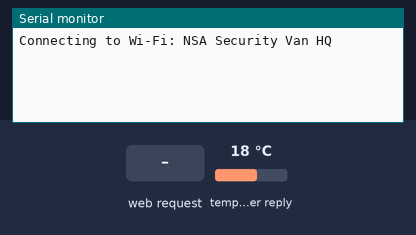
This program was run on a simulated ESP32-S3. On the bench: the last lines printed to the serial monitor. The inputs (shaded band) are chosen by the test bench; at power-on: temperature in the weather reply 18 °C. WiFi joins after 1.5 s; servers stay silent unless stated; the local clock reads 2024-03-15 10:24:30 at power-on unless the program sets it; web services answer with replies made up by the test bench.

Above: at 4.2 s.
4.3 s: HTTP request GET /weather received
At 5.7 s:
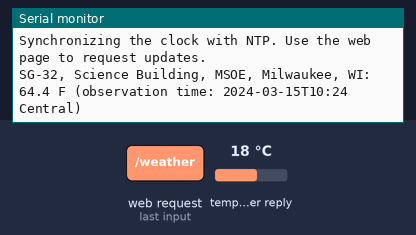
6.0 s: HTTP request GET /clock received
At 6.7 s:
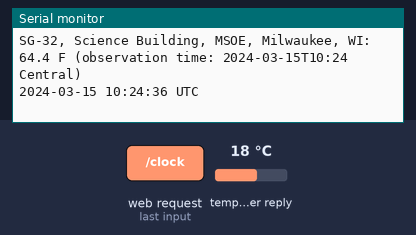

The program:

main.cpp
```cpp
#include <Arduino.h>
#include <ArduinoJson.h>
#include <HTTPClient.h>
#include <WebServer.h>
#include <WiFi.h>
#include <WiFiClient.h>
#include <time.h>

// Enter your Wi-Fi credentials and the coordinates of the desired weather location.
constexpr char wifiSsid[] = "NSA Security Van HQ";
constexpr char wifiPassword[] = "windowstothehallway";
constexpr char locationName[] = "SG-32, Science Building, MSOE, Milwaukee, WI";
constexpr char latitude[] = "43.04302803179632";
constexpr char longitude[] = "-87.90678040825065";

// U.S. Central time: daylight saving starts in March and ends in November.
constexpr char centralTimeZone[] = "CST6CDT,M3.2.0/2,M11.1.0/2";

constexpr char page[] PROGMEM = R"html(
<!doctype html>
<html lang="en">
<head>
  <meta charset="utf-8">
  <meta name="viewport" content="width=device-width, initial-scale=1">
  <title>ESP32 Weather and Time</title>
</head>
<body>
  <h1>ESP32 Weather and Time</h1>
  <p>Weather location: <span id="location"></span></p>
  <p id="weather">Press the button to get the temperature.</p>
  <button id="weatherButton" onclick="update('/weather', 'weather', this)">Update weather</button>
  <p id="clock">Press the button to get Central time.</p>
  <button id="clockButton" onclick="update('/clock', 'clock', this)">Update Central time</button>
  <p id="ledOff">Press the button to turn neopixel off.</p>
  <button id="ledOffButton" onclick="update('/off', 'off', this)">Turn off led</button>
  <p id="ledRed">Press the button to turn neopixel red.</p>
  <button id="ledRedButton" onclick="update('/red', 'red', this)">Turn led red</button>
  <p id="ledGreen">Press the button to turn neopixel green.</p>
  <button id="ledGreenButton" onclick="update('/green', 'green', this)">Turn led green</button>
  <p id="ledBlue">Press the button to turn neopixel blue.</p>
  <button id="ledBlueButton" onclick="update('/blue', 'blue', this)">Turn led blue</button>
  <script>
    async function update(url, id, button) {
      button.disabled = true;
      document.getElementById(id).textContent = 'Updating...';
      try {
        const response = await fetch(url, {cache: 'no-store'});
        const text = await response.text();
        document.getElementById(id).textContent = response.ok ? text : 'Error: ' + text;
      } catch (error) {
        document.getElementById(id).textContent = 'Could not reach the ESP32: ' + error;
      } finally {
        button.disabled = false;
      }
    }
    fetch('/location').then(response => response.text())
      .then(text => document.getElementById('location').textContent = text)
      .catch(() => document.getElementById('location').textContent = 'Unavailable');
    update('/weather', 'weather', document.getElementById('weatherButton'));
    update('/clock', 'clock', document.getElementById('clockButton'));
    update('/off', 'off', document.getElementById('ledOffButton'));
    update('/red', 'red', document.getElementById('ledRedButton'));
    update('/green', 'green', document.getElementById('ledGreenButton'));
    update('/blue', 'blue', document.getElementById('ledBlueButton'));
  </script>
</body>
</html>
)html";

WebServer server(80);
bool wasConnected = false;
bool serverStarted = false;
uint32_t lastReconnectMs = 0;

bool getJson(const String& url, JsonDocument& document, String& error) {
    if (WiFi.status() != WL_CONNECTED) {
        error = "Wi-Fi is disconnected.";
        return false;
    }
    WiFiClient client;
    client.setTimeout(10);
    HTTPClient http;
    http.setConnectTimeout(10000);
    http.setTimeout(10000);
    if (!http.begin(client, url)) {
        error = "Could not initialize HTTP request.";
        return false;
    }

    const int status = http.GET();
    if (status != HTTP_CODE_OK) {
        error = "HTTP request failed: ";
        error += status > 0 ? String(status) : HTTPClient::errorToString(status);
        http.end();
        return false;
    }

    const DeserializationError result = deserializeJson(document, http.getString());
    http.end();
    if (result) {
        error = String("Invalid JSON response: ") + result.c_str();
        return false;
    }
    return true;
}

bool getWeather(String& result) {
    const String url = String("http://api.open-meteo.com/v1/forecast?latitude=") +
        latitude + "&longitude=" + longitude +
        "&current=temperature_2m&temperature_unit=fahrenheit&timezone=America%2FChicago";
    JsonDocument document;
    if (!getJson(url, document, result)) {
        return false;
    }
    if (!document["current"]["temperature_2m"].is<float>() ||
        !document["current"]["time"].is<const char*>()) {
        result = "Weather response is missing the temperature or observation time.";
        return false;
    }
    result = String(locationName) + ": " +
        String(document["current"]["temperature_2m"].as<float>(), 1) +
        " F (observation time: " + document["current"]["time"].as<String>() + " Central)";
    return true;
}

bool getCentralTime(String& result) {
    const time_t now = time(nullptr);
    if (now < 1700000000) {
        result = "Waiting for NTP time synchronization; try again shortly.";
        return false;
    }
    struct tm localTime;
    char formattedTime[40];
    if (localtime_r(&now, &localTime) == nullptr ||
        strftime(formattedTime, sizeof(formattedTime), "%Y-%m-%d %H:%M:%S %Z", &localTime) == 0) {
        result = "Could not format the Central time.";
        return false;
    }
    result = formattedTime;
    return true;
}

void sendUpdate(bool (*update)(String&)) {
    String result;
    const bool success = update(result);
    Serial.println(result);
    server.sendHeader("Cache-Control", "no-store");
    server.send(success ? 200 : 502, "text/plain; charset=utf-8", result);
}

void setup() {
    delay(3000);  // Wait for the serial monitor to open.
    Serial.begin(115200);
    WiFi.mode(WIFI_STA);
    WiFi.setAutoReconnect(true);
    WiFi.begin(wifiSsid, wifiPassword);
    Serial.print("Connecting to Wi-Fi: ");
    Serial.println(wifiSsid);

    server.on("/", HTTP_GET, []() { server.send_P(200, "text/html; charset=utf-8", page); });
    server.on("/location", HTTP_GET, []() { server.send(200, "text/plain; charset=utf-8", locationName); });
    server.on("/weather", HTTP_GET, []() { sendUpdate(getWeather); });
    server.on("/clock", HTTP_GET, []() { sendUpdate(getCentralTime); });
    server.on("/off", HTTP_GET, []() { neopixelWrite(PIN_NEOPIXEL, 0, 0, 0); });
    server.on("/red", HTTP_GET, []() { neopixelWrite(PIN_NEOPIXEL, 45, 0, 0); });
    server.on("/green", HTTP_GET, []() { neopixelWrite(PIN_NEOPIXEL, 0, 45, 0); });
    server.on("/blue", HTTP_GET, []() { neopixelWrite(PIN_NEOPIXEL, 0, 0, 45); });
}

void loop() {
    const bool connected = WiFi.status() == WL_CONNECTED;
    if (connected && !wasConnected) {
        Serial.print("Connected. Open http://");
        Serial.println(WiFi.localIP());
        configTzTime(centralTimeZone, "pool.ntp.org", "time.nist.gov");
        if (!serverStarted) {
            server.begin();
            serverStarted = true;
        }
        Serial.println("Synchronizing the clock with NTP. Use the web page to request updates.");
    } else if (!connected && wasConnected) {
        Serial.println("Wi-Fi disconnected; reconnecting.");
    }
    wasConnected = connected;

    if (connected) {
        server.handleClient();
    } else if (millis() - lastReconnectMs >= 15000) {
        lastReconnectMs = millis();
        Serial.println("Still connecting to Wi-Fi...");
        WiFi.reconnect();
    }

    delay(5);

}
```

Measured:
- after the input at 4.3 s, the serial monitor: prints a new line after 0.41 s (image 1)
- after the input at 6.0 s, the serial monitor: prints a new line at once (image 2)
